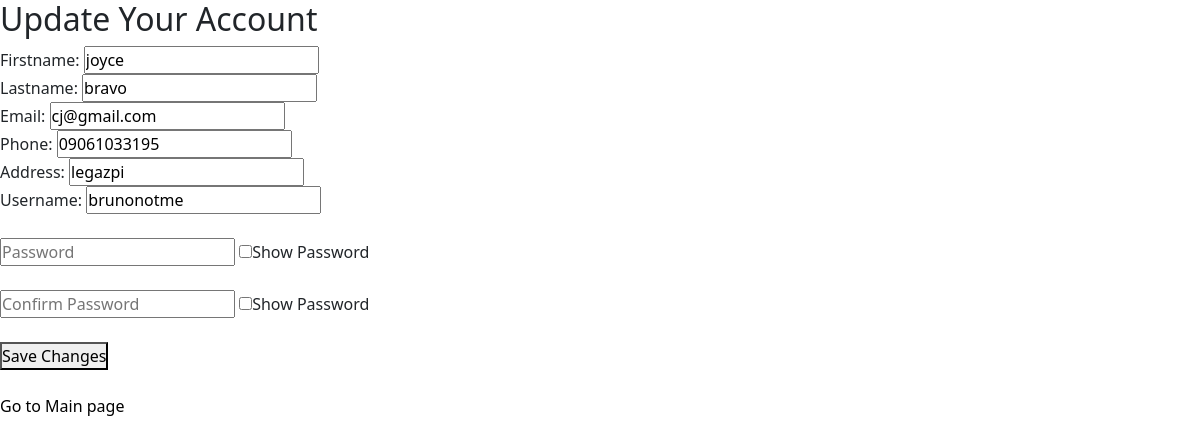
/update_account2.php (signed in), run on the app's committed database.
### tables this page shows
CREATE TABLE `users` (
  `user_id` int(11) NOT NULL,
  `firstname` varchar(100) NOT NULL,
  `lastname` varchar(100) NOT NULL,
  `email` varchar(200) NOT NULL,
  `phone_num` varchar(15) NOT NULL,
  `u_address` varchar(200) NOT NULL,
  `username` varchar(20) NOT NULL,
  `password` varchar(10) NOT NULL,
  `department` varchar(200) NOT NULL,
  `role` varchar(100) NOT NULL,
  `status` varchar(100) NOT NULL
);

### update_account2.php (the view, shortened to what this page needs)
<?php include('server.php'); ?>
<!DOCTYPE html>
<html lang="en">
<head>
    <link rel="stylesheet" type="text/css" href="./css/style.css">
    <link href="https://cdn.jsdelivr.net/npm/bootstrap@5.3.0/dist/css/bootstrap.min.css" rel="stylesheet">
</head>
<body>
    <div class="header">
        <h2>Update Your Account</h2>
    </div>
 <?php
        $user = $_SESSION['user_id'];
        $sql = "SELECT * FROM users WHERE user_id = '$user'";
        $result = mysqli_query($db, $sql);
        $row = mysqli_fetch_assoc($result);
?>
            <form method="POST">
          <label> Firstname: </label>  <input type="text" name="up_firstname" placeholder="Firstname"
            value="<?php echo $row['firstname'] ?>" required>
            <br>
            <label> Lastname: </label>  <input type="text" name="up_lastname" placeholder="Lastname"
            value="<?php echo $row['lastname'] ?>" required>
            <br>
            <label> Email: </label>  <input type="email" name="up_email" placeholder="Email"
            value="<?php echo $row['email'] ?>" required>
            <br>
            <label> Phone: </label>  <input type="number" name="up_phone" placeholder="Phone number"
            value="<?php echo $row['phone_num'] ?>" required>
            <br>
            <label> Address: </label>  <input type="text" name="up_address" placeholder="Address"
            value="<?php echo $row['u_address'] ?>" required>
            <br>
            <label> Username: </label>  <input type="text" name="up_username" placeholder="Username"
            value="<?php echo $row['username'] ?>" required>
    <br> <br>
            <input type="password" name="up_pass1" placeholder="Password" id="pass1" required>
                    <input type="checkbox" onclick="myFunction1()">Show Password
                    <br><br>
                    <input type="password" name="up_pass2" placeholder="Confirm Password" id="pass2"  required>
                    <input type="checkbox" onclick="myFunction2()">Show Password
                    <br><br>
                    <button type="submit" name="post_update"> Save Changes</button>
                    <br><br>
            </form>
            <p><a href="index.php"  class="goBack">Go to Main page</a></p>
</body>
</html>

### css/style.css (style rules this page uses)
* { margin: 0px; padding: 0px; }

### update_account2.php (style rules this page uses)
.goBack { text-decoration:none; color: black; }

### data on the page
users: up_firstname "joyce", up_lastname "bravo", up_email "cj@gmail.com", up_phone "09061033195", up_address "legazpi", up_username "brunonotme"
